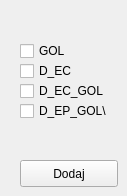
    <widget class="QWidget" name="tab_6">
     <attribute name="title">
      <string>Wskażniki opt.</string>
     </attribute>
     <widget class="QCheckBox" name="checkBoxGOL">
      <property name="geometry">
       <rect>
        <x>20</x>
        <y>40</y>
        <width>97</width>
        <height>22</height>
       </rect>
      </property>
      <property name="text">
       <string>GOL</string>
      </property>
     </widget>
     <widget class="QCheckBox" name="checkBoxD_EC">
      <property name="geometry">
       <rect>
        <x>20</x>
        <y>60</y>
        <width>97</width>
        <height>22</height>
       </rect>
      </property>
      <property name="text">
       <string>D_EC</string>
      </property>
     </widget>
     <widget class="QCheckBox" name="checkBoxD_EC_GOL">
      <property name="geometry">
       <rect>
        <x>20</x>
        <y>80</y>
        <width>97</width>
        <height>22</height>
       </rect>
      </property>
      <property name="text">
       <string>D_EC_GOL</string>
      </property>
     </widget>
     <widget class="QCheckBox" name="checkBoxD_EP_GOL">
      <property name="geometry">
       <rect>
        <x>20</x>
        <y>100</y>
        <width>97</width>
        <height>22</height>
       </rect>
      </property>
      <property name="text">
       <string>D_EP_GOL\</string>
      </property>
     </widget>
     <widget class="QPushButton" name="pushButtonDodajWskazniki">
      <property name="geometry">
       <rect>
        <x>20</x>
        <y>160</y>
        <width>98</width>
        <height>27</height>
       </rect>
      </property>
      <property name="text">
       <string>Dodaj</string>
      </property>
     </widget>
    </widget>
